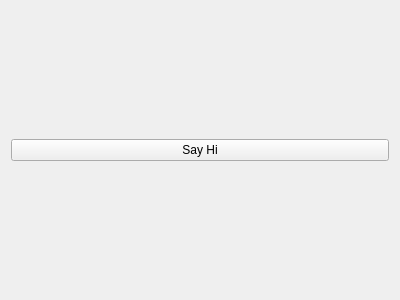
<?xml version="1.0" encoding="UTF-8"?>
<ui version="4.0">
 <class>FuiWidget</class>
 <widget class="QWidget" name="FuiWidget">
  <property name="geometry">
   <rect>
    <x>0</x>
    <y>0</y>
    <width>400</width>
    <height>300</height>
   </rect>
  </property>
  <property name="minimumSize">
   <size>
    <width>400</width>
    <height>0</height>
   </size>
  </property>
  <property name="windowTitle">
   <string>Form</string>
  </property>
  <layout class="QVBoxLayout" name="verticalLayout">
   <item>
    <widget class="QPushButton" name="sayHi">
     <property name="text">
      <string>Say Hi</string>
     </property>
    </widget>
   </item>
  </layout>
 </widget>
 <resources/>
 <connections/>
</ui>
